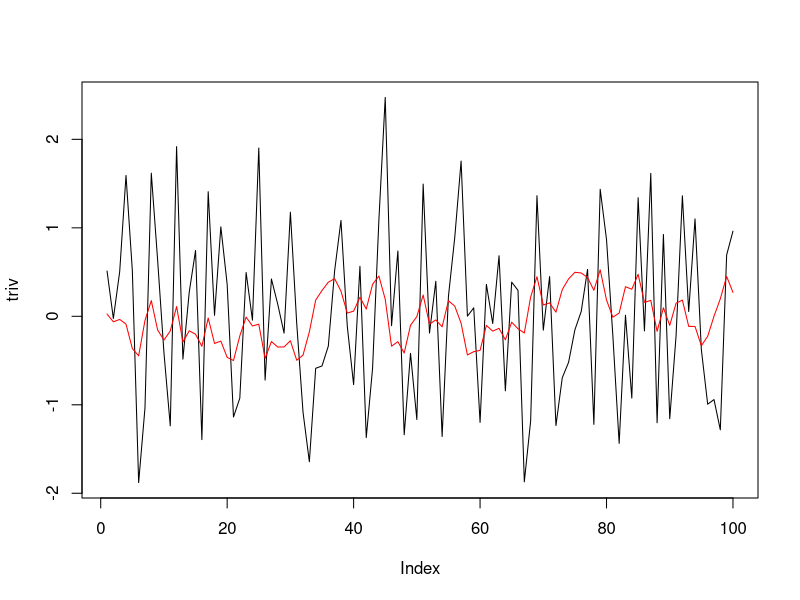
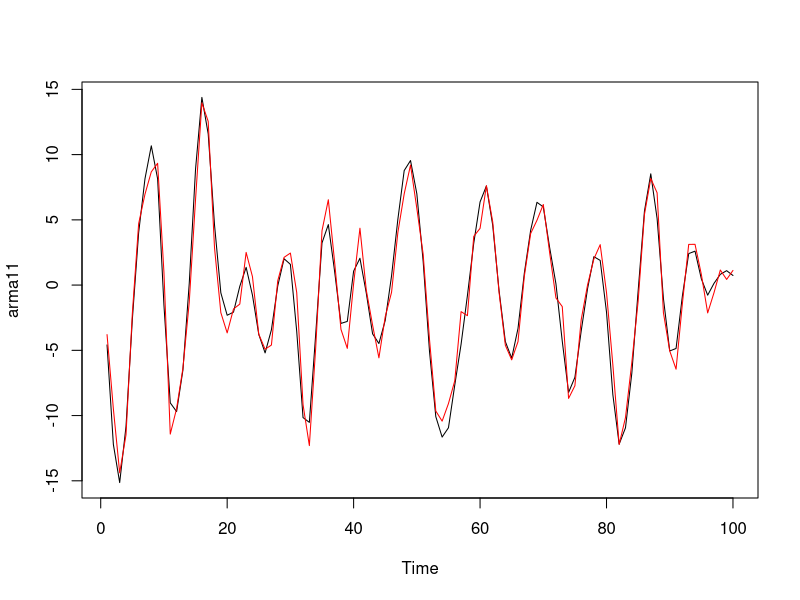

The R source for these figures, in order:
triv = rnorm(100)
plot(triv, type = "l")

model = arima(triv, order = c(1,0,1))
model


lines(triv - model$residuals, col ="red")


## simulate arma(1,1)
arma11 = arima.sim(model = list(ar = c(1.5, -0.9), ma = 1.2), n = 100)

plot(arma11, type = "l")

model1 = arima(arma11, order = c(2,0,1))
model1

fitted = arma11 - model1$residuals
lines(fitted, col ="red")
